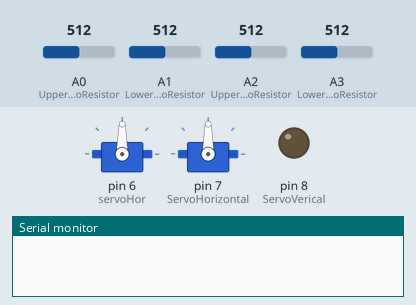
A program run on a simulated Arduino Nano, built with avr-gcc and run on an emulated ATmega328P. Parts: 2 × servo, output pins drawn as LEDs (lit = HIGH), the last lines printed to the serial monitor. The test bench sets the inputs (shaded band); at power-on: A0 (UpperRightPhotoResistor) = 512, A3 (LowerLeftPhotoResistor) = 512, A2 (UpperLeftPhotoResistor) = 512, A1 (LowerRightPhotoResistor) = 512.

Above: at 0.1 s.
At 1.7 s:
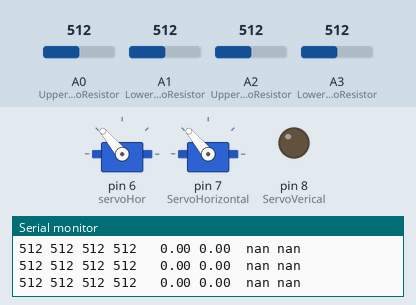
1.8 s: A0 (UpperRightPhotoResistor) set to 522
7.8 s: A3 (LowerLeftPhotoResistor) set to 694
9.3 s: A3 (LowerLeftPhotoResistor) set to 708
12.3 s: A2 (UpperLeftPhotoResistor) set to 540
Timing chart, 0 to 15.3 s (numbered marks = the images above; inputs shaded):
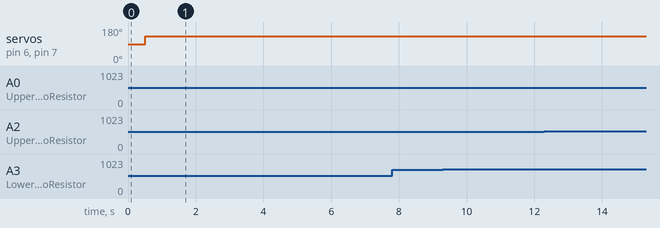

The program:

main.cpp
```cpp
#include <Arduino.h>
#include <../PIDController/PIDController.hpp>
#include <Servo.h>

#define UpperLeftPhotoResistor 2
#define UpperRightPhotoResistor 0
#define LowerLeftPhotoResistor 3
#define LowerRightPhotoResistor 1

#define ServoVerical 8
#define ServoHorizontal 7

#define LOOP_TIME = 0.01

Servo servoHor;
Servo servoVer;

PIDController VelticalController = PIDController(4, 0, 0, 0.1);
PIDController HorizontalController = PIDController(4, 0, 0, 0.1);

void setup()
{
  Serial.begin(9600);
  servoHor.attach(6);
  servoVer.attach(7);
  delay(500);
}

void loop()
{

  int uLValue = analogRead(UpperLeftPhotoResistor);  /// Read Voltage Drop from Upper Left
  int uRValue = analogRead(UpperRightPhotoResistor); /// Read Voltage Drop from Upper Right
  int lLValue = analogRead(LowerLeftPhotoResistor);  /// Read Voltage Drop from Lower Left
  int lRValue = analogRead(LowerRightPhotoResistor); /// Read Voltage Drop from Lower Right

  int uLValueprev = uLValue;
  int uRValueprev = uRValue;
  int lLValueprev = lLValue;
  int lRValueprev = lRValue;

  int uLValuemean = (uLValueprev + uLValue) / 2;
  int uRValuemean = (uRValueprev + uRValue) / 2;
  int lLValuemean = (lLValueprev + lLValue) / 2;
  int lRValuemean = (lRValueprev + lRValue) / 2;

  Serial.print(uLValuemean);
  Serial.print(" ");
  Serial.print(uRValuemean);
  Serial.print(" ");
  Serial.print(lLValuemean);
  Serial.print(" ");
  Serial.print(lRValuemean);
  Serial.print(" ");Serial.print(" ");Serial.print(" ");

  /// SECTION Calc the mean of the values verticaly and horizonataly
  float velticalDif = (uLValuemean + uRValuemean) / 2 - (lLValuemean + lRValuemean) / 2;
  float horizontalDif = (uLValuemean + lLValuemean) / 2 - (uRValuemean + lRValuemean) / 2;

  Serial.print(velticalDif);
  Serial.print(" ");
  Serial.print(horizontalDif);Serial.print(" ");Serial.print(" ");

  /// SECTION Implement the P controller
  float velticalControllerOutput = VelticalController.getComputedVal(0, velticalDif);
  float horizontalControllerOutput = VelticalController.getComputedVal(0, horizontalDif);

  Serial.print(velticalControllerOutput);
  Serial.print(" ");
  Serial.println(horizontalControllerOutput);

  /// SECTION Drive the control signal
  analogWrite(ServoVerical, velticalControllerOutput);
  analogWrite(ServoHorizontal, horizontalControllerOutput);
  servoHor.write(130);
  servoVer.write(130);
}
```
